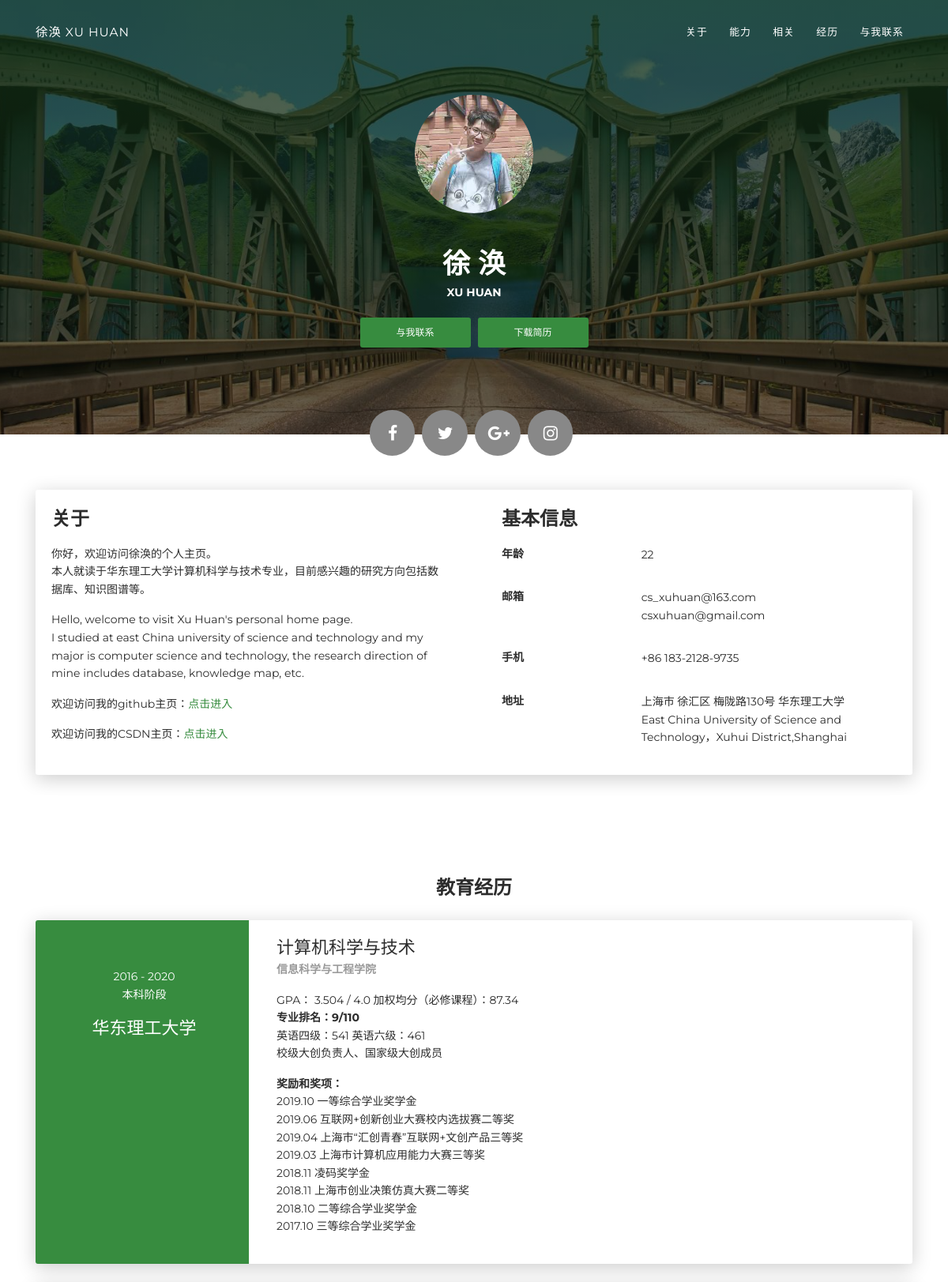
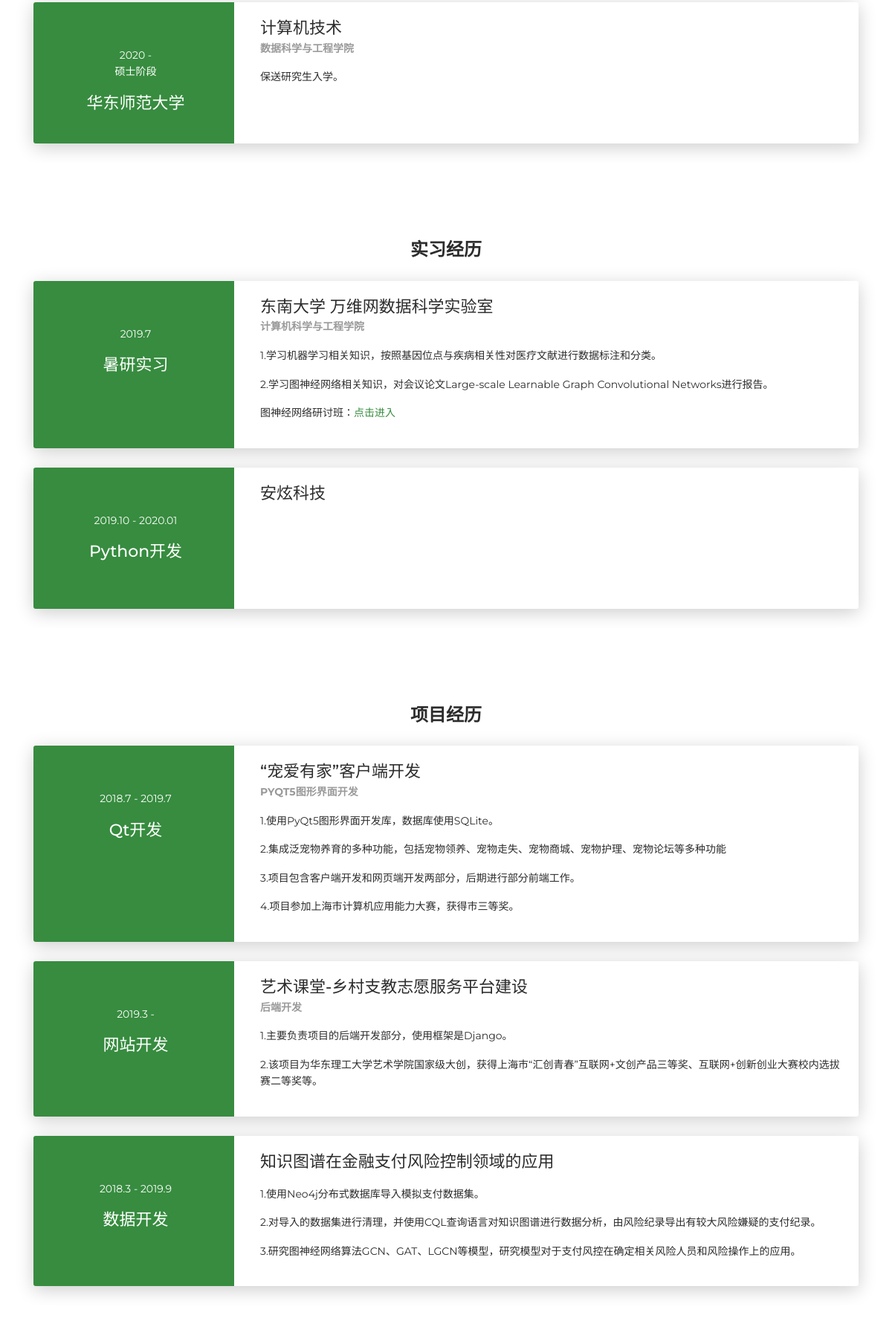
The app's page /cv/ (upper part) with its own data (2 pictures, top to bottom).
### cv/models.py (models this page shows, shortened)
class BasicInformation(models.Model):
    order = models.IntegerField()
    typename = models.CharField(max_length=30)
    info = models.TextField()
    class Meta:
        ordering = ('order',)

class Experience(models.Model):
    order = models.IntegerField()
    sector = models.CharField(max_length=20, blank=True, default="")
    type = models.CharField(max_length=20)
    time = models.CharField(max_length=20, blank=True, default="")
    period = models.CharField(max_length=20, blank=True, default="")
    event = models.CharField(max_length=30, blank=True, default="")
    title = models.CharField(max_length=40, blank=True, default="")
    subtitle = models.CharField(max_length=40, blank=True, default="")
    detail = models.TextField(blank=True, default="")
    class Meta:
        ordering = ('type', 'order',)

### cv/views.py (the view)
# urls.py: path('', views.cv_index)
def cv_index(request):
    basic_infos = BasicInformation.objects.all()
    experiences = Experience.objects.all()
    return render(request, "index.html", {'basic_infos': basic_infos,
                                          'experiences': experiences})

### templates/index.html (shortened to what this page needs)
{% load staticfiles %}
<!DOCTYPE html>
<html lang="en-US">
  <head>
    <link href="https://maxcdn.bootstrapcdn.com/font-awesome/latest/css/font-awesome.min.css" rel="stylesheet">
    <link href="{% static 'css/aos.css' %}" rel="stylesheet">
    <link href="{% static 'css/bootstrap.min.css' %}" rel="stylesheet">
    <link href="{% static 'styles/main.css' %}" rel="stylesheet">
  </head>
  <body id="top">
    <header>
      <div class="profile-page sidebar-collapse">
        <nav class="navbar navbar-expand-lg fixed-top navbar-transparent bg-primary" color-on-scroll="400">
          <div class="container">
            <div class="navbar-translate"><a class="navbar-brand" href="#" rel="tooltip">徐涣 Xu Huan</a>
            </div>
            <div class="collapse navbar-collapse justify-content-end" id="navigation">
              <ul class="navbar-nav">
                <li class="nav-item"><a class="nav-link smooth-scroll" href="#about">关于</a></li>
                <li class="nav-item"><a class="nav-link smooth-scroll" href="#skill">能力</a></li>
                <li class="nav-item"><a class="nav-link smooth-scroll" href="#portfolio">相关</a></li>
                <li class="nav-item"><a class="nav-link smooth-scroll" href="#experience">经历</a></li>
                <li class="nav-item"><a class="nav-link smooth-scroll" href="#contact">与我联系</a></li>
              </ul>
            </div>
          </div>
        </nav>
      </div>
    </header>
    <div class="page-content">
      <div>
<div class="profile-page">
  <div class="wrapper">
    <div class="page-header page-header-small" filter-color="green">
      <div class="container">
        <div class="content-center">
          <div class="cc-profile-image"><a href="#"><img src="{% static 'images/xuhuan.jpg' %}" alt="Image"/></a></div>
          <div class="h2 title">徐  涣</div>
          <p class="category text-white">Xu Huan</p><a class="btn btn-primary smooth-scroll mr-2" href="#contact" data-aos="zoom-in" data-aos-anchor="data-aos-anchor">与我联系</a><a class="btn btn-primary" href="#" data-aos="zoom-in" data-aos-anchor="data-aos-anchor">下载简历</a>
        </div>
      </div>
      <div class="section">
        <div class="container">
          <div class="button-container"><a class="btn btn-default btn-round btn-lg btn-icon" href="#" rel="tooltip" title="Follow me on Facebook"><i class="fa fa-facebook"></i></a><a class="btn btn-default btn-round btn-lg btn-icon" href="#" rel="tooltip" title="Follow me on Twitter"><i class="fa fa-twitter"></i></a><a class="btn btn-default btn-round btn-lg btn-icon" href="#" rel="tooltip" title="Follow me on Google+"><i class="fa fa-google-plus"></i></a><a class="btn btn-default btn-round btn-lg btn-icon" href="#" rel="tooltip" title="Follow me on Instagram"><i class="fa fa-instagram"></i></a></div>
        </div>
      </div>
    </div>
  </div>
</div>
<div class="section" id="about">
  <div class="container">
    <div class="card" data-aos="fade-up" data-aos-offset="10">
      <div class="row">
        <div class="col-lg-6 col-md-12">
          <div class="card-body">
            <div class="h4 mt-0 title">关于</div>
              {% for basic_info in basic_infos %}
                {% if basic_info.order == 0 %}
                    {{basic_info.info|safe}}
                {% endif %}
              {% endfor %}
          </div>
        </div>
        <div class="col-lg-6 col-md-12">
          <div class="card-body">
            <div class="h4 mt-0 title">基本信息</div>
              {% for basic_info in basic_infos %}
                {% if basic_info.order != 0 %}
                    <div class="row mt-3">
                        <div class="col-sm-4"><strong class="text-uppercase">{{ basic_info.typename }}</strong></div>
                        <div class="col-sm-8">{{ basic_info.info|linebreaks}}</div>
                    </div>
                {% endif %}
              {% endfor %}
          </div>
        </div>
      </div>
    </div>
  </div>
</div>
{% for experience in experiences %}
  {% if experience.order == 1 %}
    <div class="section">
      <div class="container cc-education">
        <div class="h4 text-center mb-4 title">{{ experience.sector }}</div>
  {% endif %}
  <div class="card">
    <div class="row">
      <div class="col-md-3 bg-primary" data-aos="fade-right" data-aos-offset="50" data-aos-duration="500">
        <div class="card-body cc-education-header">
          <p>{{experience.time}} <br>{{experience.period}}</p>
          <div class="h5">{{experience.event}}</div>
        </div>
      </div>
      <div class="col-md-9" data-aos="fade-left" data-aos-offset="50" data-aos-duration="500">
         <div class="card-body">
          <div class="h5">{{experience.title}}</div>
          <p class="category">{{experience.subtitle}}</p>
          <p>{{experience.detail|safe}}
          </p>
        </div>
      </div>
    </div>
   </div>
  {% if experience.sector == "end" %}
      </div>
    </div>
  {% endif %}
{% endfor %}
</div>
    </div>
  </body>
</html>

### records on screen
BasicInformation: info "你好，欢迎访问徐涣的个人主页。 本人就读于华东理工大学计算机科学与技术专业，目前感兴趣的研究方向包括数据库、知识图谱等。 Hello, welcome to visit Xu Huan's personal home page. I studied at east China university of science and technology and my major is computer science and technology, the research direction of mine includes database, knowledge map, etc. 欢迎访问我的github主页： 点击进入 欢迎访问我的CSDN主页： 点击进入"
BasicInformation: typename "年龄", info "22"
BasicInformation: typename "邮箱", info "cs_xuhuan@163.com csxuhuan@gmail.com"
BasicInformation: typename "手机", info "+86 183-2128-9735"
BasicInformation: typename "地址", info "上海市 徐汇区 梅陇路130号 华东理工大学 East China University of Science and Technology，Xuhui District,Shanghai"
Experience: sector "教育经历", time "2016 - 2020", period "本科阶段", event "华东理工大学", title "计算机科学与技术", subtitle "信息科学与工程学院", detail "GPA： 3.504 / 4.0 加权均分（必修课程）：87.34 专业排名：9/110 英语四级：541 英语六级：461 校级大创负责人、国家级大创成员 奖励和奖项： 2019.10 一等综合学业奖学金 2019.06 互联网+创新创业大赛校内选拔赛二等奖 2019.04 上海市“汇创青春”互联网+文创产品三等奖 2019.03 上海市计算机应用能力大赛三等奖 2018.11 凌码奖学金 2018.11 上海市创业决策仿真大赛二等奖 2018.10 二等综合学业奖学金 2017.10 三等综合学业奖学金"
Experience: time "2020 -", period "硕士阶段", event "华东师范大学", title "计算机技术", subtitle "数据科学与工程学院", detail "保送研究生入学。"
Experience: sector "实习经历", time "2019.7", event "暑研实习", title "东南大学 万维网数据科学实验室", subtitle "计算机科学与工程学院", detail "1.学习机器学习相关知识，按照基因位点与疾病相关性对医疗文献进行数据标注和分类。 2.学习图神经网络相关知识，对会议论文Large-scale Learnable Graph Convolutional Networks进行报告。 图神经网络研讨班： 点击进入"
Experience: time "2019.10 - 2020.01", event "Python开发", title "安炫科技"
Experience: sector "项目经历", time "2018.7 - 2019.7", event "Qt开发", title "“宠爱有家”客户端开发", subtitle "PYQT5图形界面开发", detail "1.使用PyQt5图形界面开发库，数据库使用SQLite。 2.集成泛宠物养育的多种功能，包括宠物领养、宠物走失、宠物商城、宠物护理、宠物论坛等多种功能 3.项目包含客户端开发和网页端开发两部分，后期进行部分前端工作。 4.项目参加上海市计算机应用能力大赛，获得市三等奖。"
Experience: time "2019.3 -", event "网站开发", title "艺术课堂-乡村支教志愿服务平台建设", subtitle "后端开发", detail "1.主要负责项目的后端开发部分，使用框架是Django。 2.该项目为华东理工大学艺术学院国家级大创，获得上海市“汇创青春”互联网+文创产品三等奖、互联网+创新创业大赛校内选拔赛二等奖等。"
Experience: time "2018.3 - 2019.9", event "数据开发", title "知识图谱在金融支付风险控制领域的应用", detail "1.使用Neo4j分布式数据库导入模拟支付数据集。 2.对导入的数据集进行清理，并使用CQL查询语言对知识图谱进行数据分析，由风险纪录导出有较大风险嫌疑的支付纪录。 3.研究图神经网络算法GCN、GAT、LGCN等模型，研究模型对于支付风控在确定相关风险人员和风险操作上的应用。"
